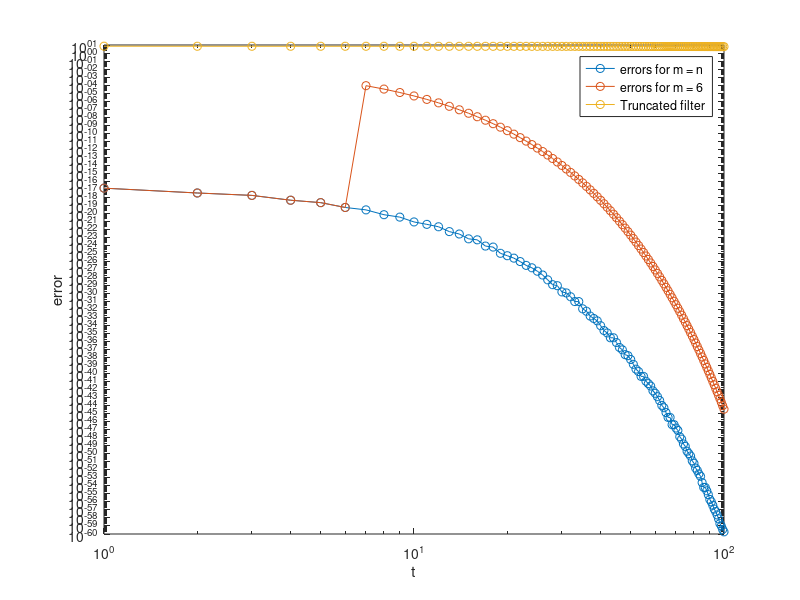
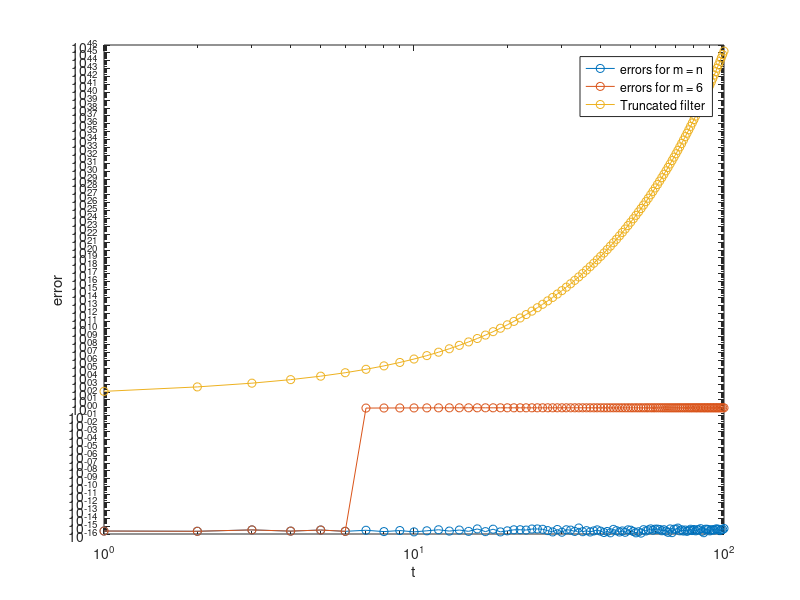

Write the MATLAB code that produced these figures, in order.
clear all
%close all

%This is the special case for g = P1
%% parameters
N = 100; % number of dimension
J = 1; % J < N
A = diag(1:N);
%A = rand(N);
A = -A; % coefficents for ODE
c = ones(N,1); % initial conditions
%% time
TT = 100;   % total time
dt = 1; % time step
tt = 0:dt:TT;  % time vector
n = length(tt)-1; % number of time steps
m = 6; % m < n number of past values to keep
E = expm(A*dt); % evolution matrix

tic

%% coeffcient
P = zeros(N,J);
%P = rand(N,J);
Q = zeros(N,N);
%P = P0;
for i = 1:J
%    P(:,i) = rand(N,1);
    P(i,i) = 1;
end
P(:,J)=ones(N,1);

P1 = P; % Gram-Schmidt(all the vectors in P1 is orthogonal to each other)
P1(:,1) = P(:,1)/norm(P(:,1));
for i = 2:J
    for j = 1:i-1
        p = P1(:,j)/norm(P1(:,j));
        P1(:,i) = P1(:,i) - (P(:,i)'*p)*p;
    end
    P1(:,i) = P1(:,i)/norm(P1(:,i));
end

P = P1(:,1)*P1(:,1)'; 
for i = 2:J
    P = P + P1(:,i)*P1(:,i)';
end
P = P';
Q = eye(N) - P; % complementary matrix, orthogonal complement

%% precomputed evolution matrices
EQ = Q*E;
EP = P*E;
E1 = P1'*E*P1;
for k = 1:n
    E2(:,:,k) = P1'*E*EQ^k*P1;
end

%% Initialisation and time Loop
cpexact = zeros(J,n+1);
cp1 = zeros(J,n+1); % MZ filter
cp2 = zeros(J,n+1);
cpexact1 = zeros(J,n+1);% Truncated filter
noise1 = zeros(N,n+1);
cpexact(:,1) = P1'*c;
cp1(:,1) = P1'*c;
cp2(:,1) = P1'*c;
cpexact1(:,1) = P1'*c;
b1 = Q*c;

for i = 1:n
    cpexact(:,i+1) = E1*cpexact(:,i);
    for k = 2:i
        cpexact(:,i+1) = cpexact(:,i+1) + E2(:,:,k-1)*cpexact(:,i-k+1);
    end
    noise(:,i+1) = P1'*E*EQ^i*b1;
    cpexact(:,i+1) = cpexact(:,i+1) + noise(:,i+1);
end


for i = 1:n
    cp1(:,i+1) = E1*cp1(:,i);
    for k = 2:i
        cp1(:,i+1) = cp1(:,i+1) + E2(:,:,k-1)*cp1(:,i-k+1);
    end
end

for i = 1:n
    cp2(:,i+1) = E1*cp2(:,i);
    for k = 2:min(i,m)
        cp2(:,i+1) = cp2(:,i+1) + E2(:,:,k-1)*cp2(:,i-k+1);
    end
end

%% For J = 1
E11 = E1/(sum(E2)+E1);
for k = 1:m
    E21(:,:,k) = E2(:,:,k)/(sum(E2)+E1);
end
for i = 1:n
    cpexact1(:,i+1) = E11*cpexact1(:,i);
    for k = 2:min(i,m)
        cpexact1(:,i+1) = cpexact1(:,i+1) + E21(:,:,k-1)*cpexact1(:,i-k+1);
    end
end

figure;
error11 = abs(cpexact - cp1)%./abs(cpexact);
error21 = abs(cpexact - cp2)%./abs(cpexact);
error31 = abs(cpexact - cpexact1)%./abs(cpexact);
loglog(tt,error11,'-o');
hold on
plot(tt, error21,'-o');
plot(tt, error31,'-o');
xlabel('t');
ylabel('error');
legend('errors for m = n', 'errors for m = 6', 'Truncated filter');

figure;
error1 = abs(cpexact - cp1)./abs(cpexact);
error2 = abs(cpexact - cp2)./abs(cpexact);
error3 = abs(cpexact - cpexact1)./abs(cpexact);
loglog(tt,error1,'-o');
hold on
plot(tt, error2,'-o');
plot(tt, error3,'-o');
xlabel('t');
ylabel('error');
legend('errors for m = n', 'errors for m = 6', 'Truncated filter');


